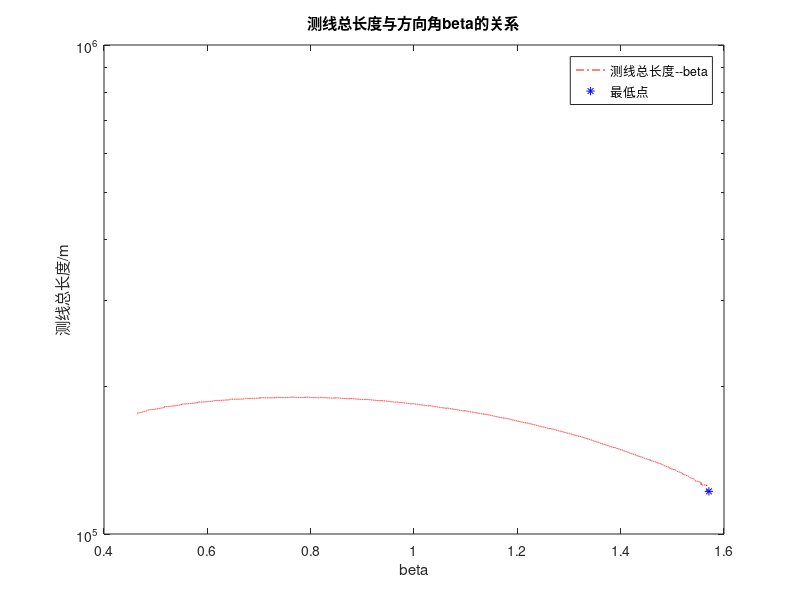

Recreate this plot in MATLAB.
clear;clc;
L=4*1852; % 海域的长度
S=2*1852; % 海域的宽度
theta=2/3*pi; % 多波束换能器的开角
alpha=1.5/180*pi; % 坡度
D_center=110; % 海域中心处的海水深度
D_0=D_center+L/2*tan(alpha); % 最深处的海水深度
eta=0.1; % 覆盖率

n=5000; % 选取的点数
beta=linspace(atan(0.5),pi/2,n); % 方向角
l=zeros(1,n); % 存储测线的总长度
for i = 1:n
    beta_now=beta(i);
    gamma=acos(1/sqrt(1+ sin(beta_now)^2 * tan(alpha)^2 ));
    % l(x),r(x),w(x)的系数
    k_l=1+tan(alpha)*sin(theta/2)*cos(gamma)/(cos(theta/2+gamma));
    c_l=-D_0*sin(theta/2)*cos(gamma)/(cos(theta/2+gamma));

    k_r=1-tan(alpha)*sin(theta/2)*cos(gamma)/(cos(theta/2-gamma));
    c_r=D_0*sin(theta/2)*cos(gamma)/(cos(theta/2-gamma));

    k_w=-tan(alpha)*sin(theta/2)*cos(gamma)*(1/cos(theta/2+gamma)+1/cos(theta/2-gamma));
    c_w=D_0*sin(theta/2)*cos(gamma)*(1/cos(theta/2+gamma)+1/cos(theta/2-gamma));
    
    x_0=-c_l/k_l; % 初始最优点
    l_std=S/sin(beta_now); % 一条测线的标准长度
    flag=0; % 用于判断测线是否越过右边界
    while(1)
        right=k_r*(x_0-l_std*cos(beta_now))+c_r;
        % 测线探测的范围已覆盖整个海域，退出循环
        if (right>=L)
            break
        end
        % 测线越过右边界
        if (x_0>L)
            flag=1;
            l(i)=l(i)+l_std-(x_0-L)/cos(beta_now);
        % 测线越过左边界
        elseif (x_0-l_std*cos(beta_now)<0 )
            l(i)=l(i)+x_0/cos(beta_now);
        % 整条侧线都在边界范围内
        else
            l(i)=l(i)+l_std;
        end
        if (flag==0)
            x_0=(k_r*x_0-k_l*x_0-k_w*eta*x_0+c_r-c_l-c_w*eta)/((k_w*eta+k_l)*sin(beta_now)^2)+x_0; % 测线未越界时的最优点
        else
            x_0=x_0-(k_w*L*eta+c_w*eta-k_r*L+k_l*L+c_l-c_r)/(k_r*sin(beta_now)^2); % 测线越界时的最优点
        end
    end
end

semilogy(beta,l,"r-.");
hold on;
plot(beta(end),l(end),"b*");
hold off;
title("测线总长度与方向角beta的关系")
xlabel("beta");ylabel("测线总长度/m");
legend("测线总长度--beta","最低点");



